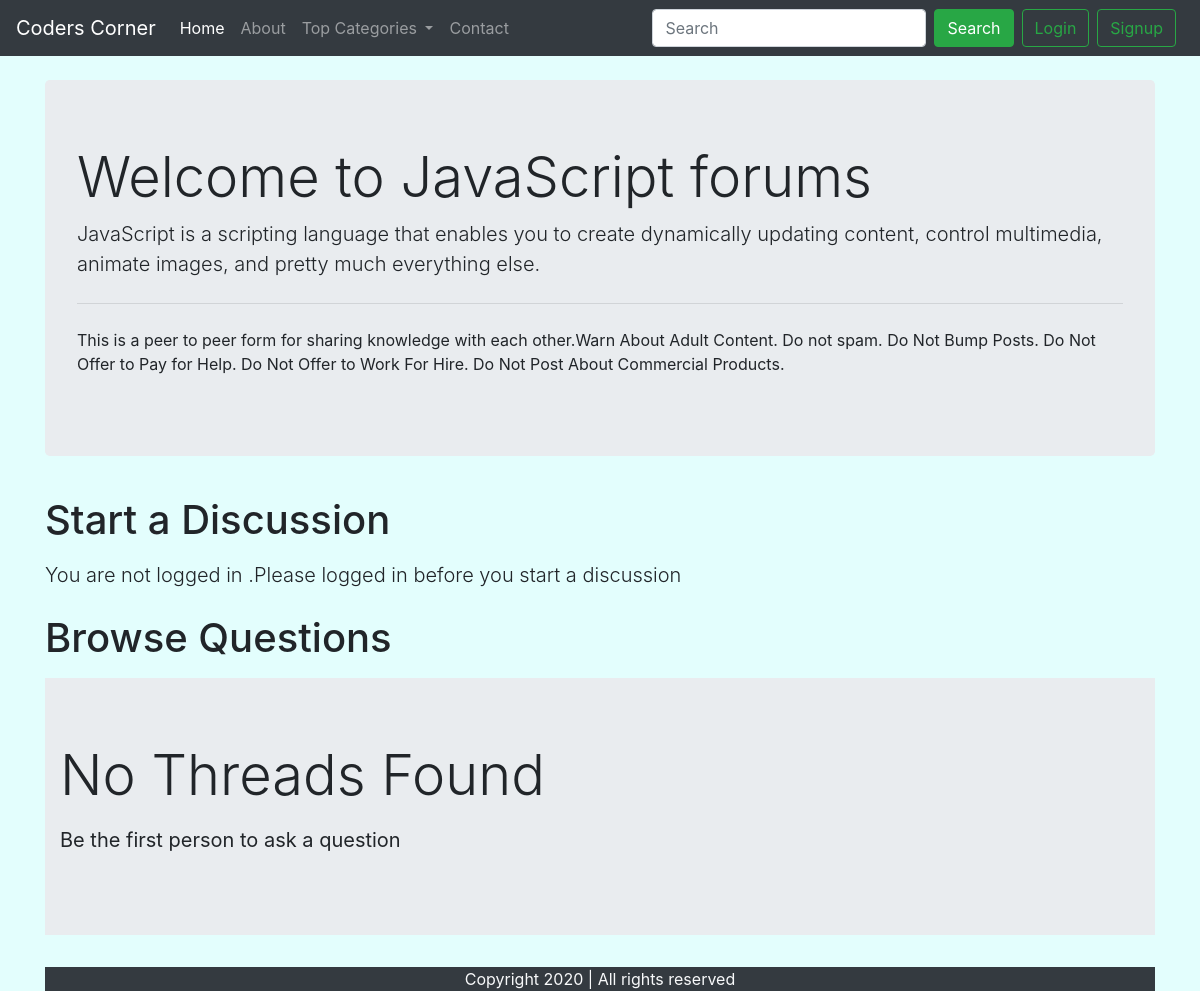
The app's page /threadlist.php?catid=2 with its own data.
### tables this page shows
CREATE TABLE `categories` (
  `categeory_id` int(8) NOT NULL,
  `caetgory_name` varchar(255) NOT NULL,
  `category_description` varchar(255) NOT NULL,
  `created` datetime NOT NULL DEFAULT current_timestamp(),
  `Images_name` varchar(100) NOT NULL
);

### threadlist.php (the view, shortened to what this page needs)
<!doctype html>
<html lang="en">
<head>
    <link rel="stylesheet" href="https://stackpath.bootstrapcdn.com/bootstrap/4.5.0/css/bootstrap.min.css"
>
</head>
<body>
    <?php include 'partials/dbconnect.php';?>
    <?php include 'partials/header.php';?>
    <?php
    $id=$_GET['catid'];
    $sql="SELECT * FROM `categories` where categeory_id=$id";
    $result=mysqli_query($conn,$sql);
    while($row=mysqli_fetch_assoc($result)){
        $catname=$row['caetgory_name'];
        $catdesc=$row['category_description'];
    }
    ?>
    <div class="container my-4" id="ques">
        <div class="jumbotron">
            <h1 class="display-4">Welcome to <?php echo $catname;?> forums</h1>
            <p class="lead"><?php echo $catdesc;?> </p>
            <hr class="my-4">
            <p>This is a peer to peer form for sharing knowledge with each other.Warn About Adult Content.
                Do not spam.
                Do Not Bump Posts.
                Do Not Offer to Pay for Help.
                Do Not Offer to Work For Hire.
                Do Not Post About Commercial Products.</p>
        </div>
    </div>
    <?php
if(isset($_SESSION['loggedin']) &&  $_SESSION['loggedin']==true)
{
    echo '<div class="container">
    <h1 class="py-2">Start a Discussion</h1>
        <form action="'.$_SERVER["REQUEST_URI"] .  '" method="post">
        <div class="form-group">
        <label for="exampleInputEmail1">Problem title</label>
        <input type="text" class="form-control" id="title" required name="title" aria-describedby="emailHelp">
        <small id="emailHelp" class="form-text text-muted">Keep your title as short and crisp
        </small>
        </div>
        <div class="form-group">
        <label for="exampleFormControlTextarea1">Elaborate your concern</label>
        <textarea class="form-control" id="desc" required name="desc" rows="3"></textarea>
        </div>
        <button type="submit" class="btn btn-success">Submit</button>
        <input type="hidden" name="sno" value="'. $_SESSION["sno"]. '">
        </form>
        </div>';
    }
    else
    {
        echo '<div class="container">
        <h1 class="py-2">Start a Discussion</h1>
        <p class="lead">You are not logged in .Please logged in before you start a discussion </p> </div>';
    }
    ?>
    <div class="container">
        <h1 class="py-2">Browse Questions</h1>
    <?php
    $noresult=true;
    if($noresult)
    {
        echo '<div class="jumbotron jumbotron-fluid">
        <div class="container">
          <p class="display-4">No Threads Found</p>
          <p class="lead"><b> Be the first person to ask a question </b></p>
        </div>
      </div>';
    }
    ?>
        <?php include 'partials/footer.php';?>
</body>
</html>

### threadlist.php (style rules this page uses)
body { background-color: #e3fefd; }

### records on screen
categories: caetgory_name "JavaScript", category_description "JavaScript is a scripting language that enables you to create dynamically updating content, control multimedia, animate images, and pretty much everything else."
